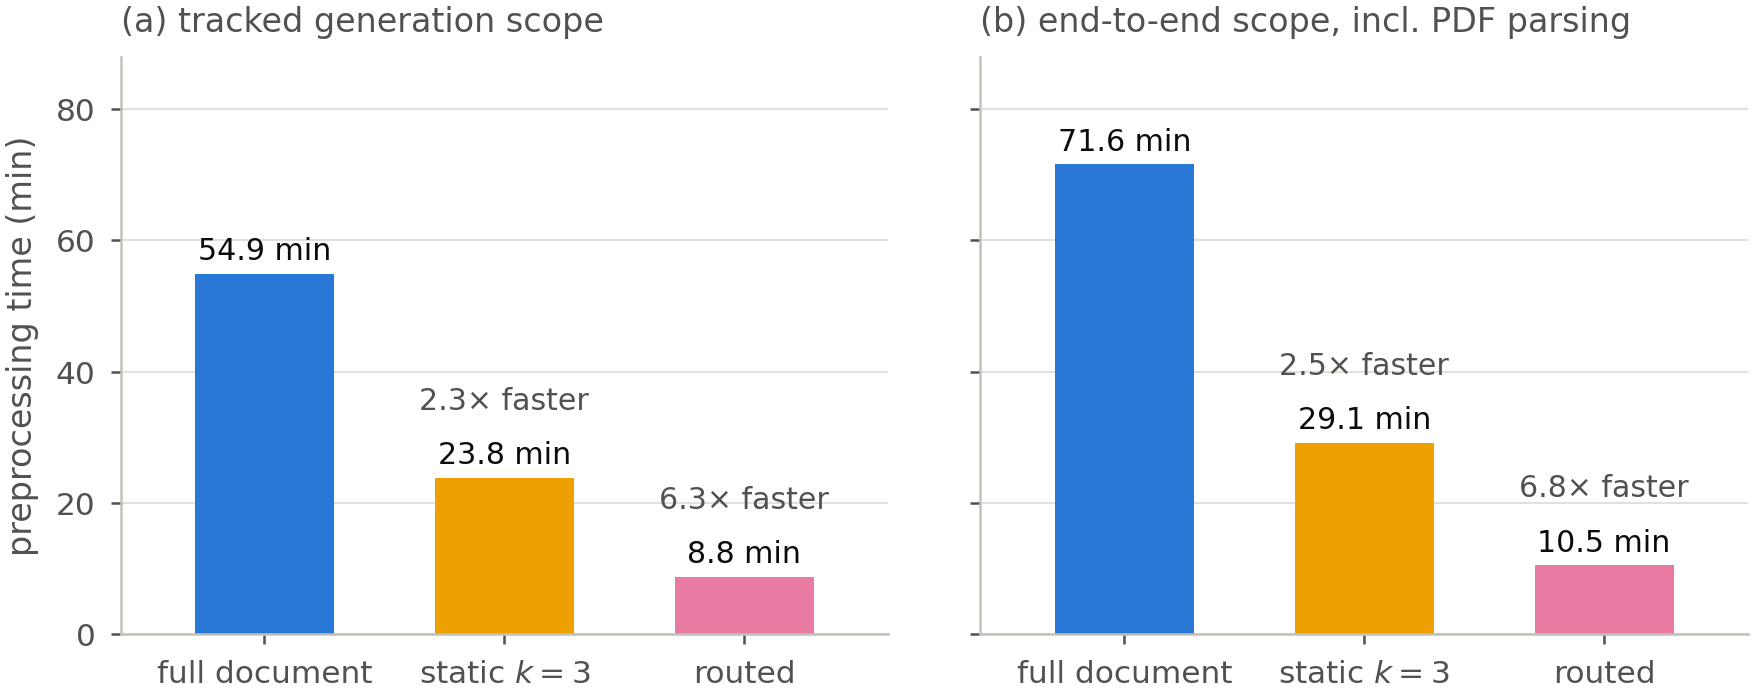

The script that saved this image:
"""Figure 7 of sn_green_rag_article.tex (label fig:runtime): preprocessing runtime of the three pipelines in the two
timing scopes of Sect. 3.8. Panel (a), tracked generation scope: `duration` of the codecarbon rows 2026-03-05T23:59:43
(full-document baseline), 2026-03-05T22:53:27 (static k=3) and 2026-09-25T20:06:47 (routed, primary run) in
RnD/emissions_data/emissions.csv, read with RnD/verification/_common.emissions_rows. Panel (b), end-to-end scope including
PDF parsing: notebook wall-clock comments "Total runtime: 71m 34s for 25 documents" (RnD/anthropic_traditional_chunking.ipynb)
and "Total runtime for scientific documents: 29m 9s" (RnD/doc_slice_chunking.ipynb); for the routed pipeline, wall_clock_s of
RnD/benchmarking_results/preprocessing/end_to_end_routed_timings.json, written by RnD/end_to_end_dynamic_doc_slice_generation.ipynb
(Docling conversion + chunking + routing + summarisation of the 25 PDFs in one run, 2026-10-05). Speed-ups are ratios of the
plotted values. PNG only.
Run from the repository root:  .venv/bin/python RnD/nature_article/images/fig07_runtime_scopes.py"""
import json, os, sys
import matplotlib.pyplot as plt
HERE = os.path.dirname(os.path.abspath(__file__))
sys.path.insert(0, HERE); sys.path.insert(0, os.path.join(HERE, "..", "..", "verification"))
import _style
from _common import emissions_rows
_style.apply()

rows = emissions_rows()
TS = {"full": "2026-03-05T23:59:43", "k3": "2026-03-05T22:53:27", "routed": "2026-09-25T20:06:47"}
tracked = {k: rows[ts]["duration"] / 60 for k, ts in TS.items()}                      # minutes
end2end = {"full": (71 * 60 + 34) / 60, "k3": (29 * 60 + 9) / 60, "routed": None}      # notebook comments
TIMINGS = os.path.join(HERE, "..", "..", "benchmarking_results", "preprocessing", "end_to_end_routed_timings.json")
if os.path.exists(TIMINGS):
    e2e = json.load(open(TIMINGS)); end2end["routed"] = e2e["wall_clock_s"] / 60
NAMES = {"full": "full document", "k3": "static $k=3$", "routed": "routed"}
ORDER = ["full", "k3", "routed"]

fig, axes = plt.subplots(1, 2, figsize=(7.0, 2.5), sharey=True, gridspec_kw=dict(wspace=0.12))
for ax, data, title in ((axes[0], tracked, "(a) tracked generation scope"), (axes[1], end2end, "(b) end-to-end scope, incl. PDF parsing")):
    ax.grid(axis="x", visible=False)
    base = data["full"]
    for i, key in enumerate(ORDER):
        v = data[key]
        if v is None:
            ax.text(i, 2.2, "not\nmeasured", ha="center", va="bottom", fontsize=7, color=_style.MUTED, linespacing=1.3)
            continue
        ax.bar(i, v, width=0.58, color=_style.SERIES[key], linewidth=0)
        ax.text(i, v + 1.2, f"{v:.1f} min", ha="center", va="bottom", fontsize=7.2, color=_style.INK)
        if key != "full":
            ax.text(i, v + 9.5, f"{base / v:.1f}× faster", ha="center", va="bottom", fontsize=7.2, color=_style.INK2)
    ax.set_xticks(range(3)); ax.set_xticklabels([NAMES[k] for k in ORDER]); ax.set_xlim(-0.6, 2.6)
    ax.set_title(title, loc="left", fontsize=8, color=_style.INK2, pad=6)
axes[0].set_ylabel("preprocessing time (min)"); axes[0].set_ylim(0, 88); axes[0].set_yticks([0, 20, 40, 60, 80])
_style.save(fig, os.path.join(HERE, "fig07_runtime_scopes"))
print({k: round(v, 2) for k, v in tracked.items()}, {k: (round(v, 2) if v else None) for k, v in end2end.items()},
      "speed-ups (a):", round(tracked["full"] / tracked["k3"], 2), round(tracked["full"] / tracked["routed"], 2),
      "(b):", round(end2end["full"] / end2end["k3"], 2), round(end2end["full"] / end2end["routed"], 2) if end2end["routed"] else None)
